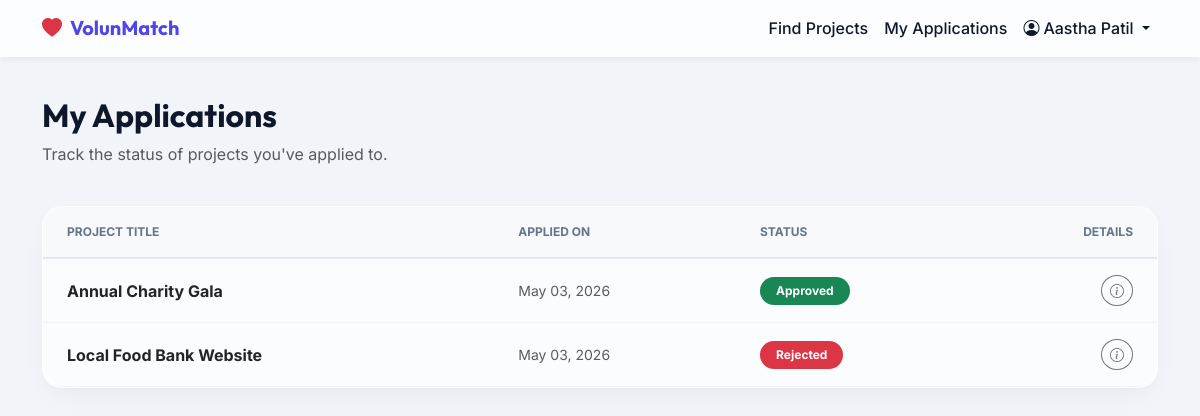
Screenshot of /volunteer/my_applications (signed in) with the database file from the repository.
### tables this page shows
CREATE TABLE applications (
    id INTEGER PRIMARY KEY AUTOINCREMENT,
    volunteer_id INTEGER,
    project_id INTEGER,
    status TEXT DEFAULT 'pending',
    applied_at TIMESTAMP DEFAULT CURRENT_TIMESTAMP,
    FOREIGN KEY (volunteer_id) REFERENCES volunteers(id) ON DELETE CASCADE,
    FOREIGN KEY (project_id) REFERENCES projects(id) ON DELETE CASCADE
);

CREATE TABLE projects (
    id INTEGER PRIMARY KEY AUTOINCREMENT,
    title TEXT NOT NULL,
    description TEXT NOT NULL,
    created_at TIMESTAMP DEFAULT CURRENT_TIMESTAMP
);

### routes/volunteer.py (the view)
    def wrap(*args, **kwargs):
        if 'user_id' not in session or session.get('is_admin'):
            flash('Please log in as a volunteer.', 'warning')
            return redirect(url_for('auth.login'))
        return f(*args, **kwargs)

### db.py (called while the page is built)
def dict_factory(cursor, row):
    d = {}
    for idx, col in enumerate(cursor.description):
        d[col[0]] = row[idx]
    return d

def get_db_connection():
    conn = sqlite3.connect(DB_FILE)
    conn.row_factory = dict_factory
    return conn

### routes/volunteer.py (called while the page is built)
def login_required(f):
    def wrap(*args, **kwargs):
        if 'user_id' not in session or session.get('is_admin'):
            flash('Please log in as a volunteer.', 'warning')
            return redirect(url_for('auth.login'))
        return f(*args, **kwargs)
    wrap.__name__ = f.__name__
    return wrap

### templates/my_applications.html (shortened to what this page needs)
{% extends 'base.html' %}
{% block content %}
<div class="row mb-4">
    <div class="col-12">
        <h2 class="fw-bold">My Applications</h2>
        <p class="text-muted">Track the status of projects you've applied to.</p>
    </div>
</div>
<div class="row">
    <div class="col-12">
        <div class="glass-card p-0 overflow-hidden">
            <table class="table table-hover mb-0 custom-table">
                <thead class="table-light">
                    <tr>
                        <th class="ps-4">Project Title</th>
                        <th>Applied On</th>
                        <th>Status</th>
                        <th class="pe-4 text-end">Details</th>
                    </tr>
                </thead>
                <tbody>
                    {% if applications %}
                        {% for app in applications %}
                        <tr>
                            <td class="ps-4 fw-bold align-middle">{{ app.title }}</td>
                            <td class="align-middle text-muted small">{{ app.applied_at.strftime('%b %d, %Y') }}</td>
                            <td class="align-middle">
                                {% if app.status == 'pending' %}
                                    <span class="badge bg-warning text-dark px-3 py-2 rounded-pill">Pending</span>
                                {% elif app.status == 'approved' %}
                                    <span class="badge bg-success px-3 py-2 rounded-pill">Approved</span>
                                {% else %}
                                    <span class="badge bg-danger px-3 py-2 rounded-pill">Rejected</span>
                                {% endif %}
                            </td>
                            <td class="pe-4 text-end align-middle">
                                <button type="button" class="btn btn-sm btn-outline-secondary rounded-circle" data-bs-toggle="popover" title="{{ app.title }}" data-bs-content="{{ app.description }}"><i class="bi bi-info-circle"></i></button>
                            </td>
                        </tr>
                        {% endfor %}
                    {% else %}
                        <tr>
                            <td colspan="4" class="text-center py-5 text-muted">
                                You haven't applied to any projects yet. <a href="{{ url_for('volunteer.dashboard') }}" class="text-primary fw-bold">Find Projects</a>
                            </td>
                        </tr>
                    {% endif %}
                </tbody>
            </table>
        </div>
    </div>
</div>
{% endblock %}

### static/css/style.css (style rules this page uses)
:root { --primary: #4f46e5; --primary-dark: #4338ca; --secondary: #ec4899; --dark: #0f172a; --light: #f8fafc; --success: #10b981; --warning: #f59e0b; --danger: #ef4444; }
body { font-family: 'Inter', sans-serif; background-color: #f1f5f9; color: var(--dark); overflow-x: hidden; }
h1, h2, h3, h4, h5, h6, .navbar-brand { font-family: 'Outfit', sans-serif; }
.glass-card { background: rgba(255, 255, 255, 0.7); backdrop-filter: blur(16px); -webkit-backdrop-filter: blur(16px); border: 1px solid rgba(255, 255, 255, 0.5); border-radius: 20px; box-shadow: 0 10px 25px -5px rgba(0, 0, 0, 0.05), 0 8px 10px -6px rgba(0, 0, 0, 0.01); transition: transform 0.3s ease, box-shadow 0.3s ease; }
.custom-table { --bs-table-bg: transparent; }
.custom-table th { border-bottom: 2px solid #e2e8f0; text-transform: uppercase; font-size: 0.75rem; font-weight: 700; color: #64748b; padding: 1rem; }
.custom-table td { border-bottom: 1px solid #f1f5f9; padding: 1rem; }

### rows the page displays
applications: title "Annual Charity Gala", applied_at "May 03, 2026", status "Approved"
applications: title "Local Food Bank Website", applied_at "May 03, 2026", status "Rejected"

### other values shown
{{ session.get('user_name') }} "Aastha Patil"
